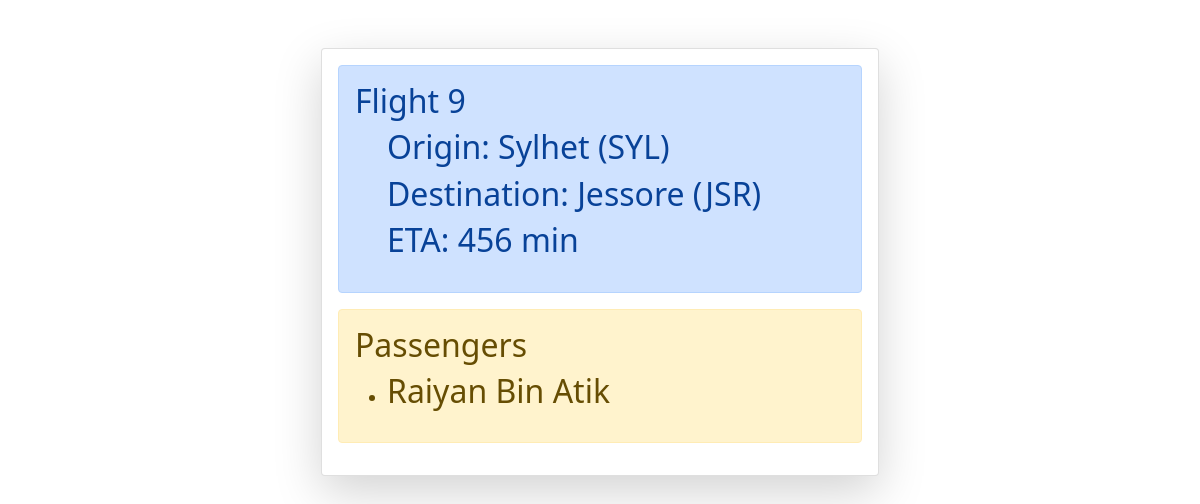
The page /flights/9/ on the database its author committed.
### flights/models.py (models this page shows, shortened)
class Flight(models.Model):
    origin = models.ForeignKey(Airport, on_delete = models.CASCADE, related_name="departures")
    destination = models.ForeignKey(Airport, on_delete = models.CASCADE, related_name="arrivals")
    duration = models.IntegerField()

class Airport(models.Model):
    code = models.CharField(max_length = 3)
    city = models.CharField(max_length = 65)
    def __str__(self):
        return f"{self.city} ({self.code})"

class Passenger(models.Model):
    first = models.CharField(max_length = 65)
    last = models.CharField(max_length = 65)
    flight = models.ManyToManyField(Flight, blank=True, related_name="passengers")
    def __str__(self):
        return f"{self.first} {self.last}"

### flights/views.py (the view)
# urls.py: path("<int:pk>/", views.detail, name = 'detail')
def detail(request, pk):
    flight = Flight.objects.get(id = pk)
    context = {
        "ID": pk,
        "flights" : Flight.objects.all(),
        "flight" : flight,
        "passengers" : Passenger.objects.all(),
        "pass" : flight.passengers.all()
    }
    return render(request, "flights/detail.html", context = context)

### flights/templates/flights/detail.html
{% extends "flights/layout.html"%} {% block content %}
<div class="container mt-5">
  <div class="col-6 mx-auto card p-3 shadow-lg">
    <div class="alert alert-primary">
      <strong>
        <h2>Flight {{flight.id}}</h2>
        <ul>
          <h2>Origin: {{flight.origin}}</h2>
          <h2>Destination: {{flight.destination}}</h2>
          <h2>ETA: {{flight.duration}} min</h2>
        </ul>
      </strong>
    </div>
    <div class="alert alert-warning">
      <strong>
        <h2>Passengers</h2>
        <ul>
          {% for passenger in pass %}
          <li><h2>{{passenger}}</h2></li>
          {% empty %}
          <li><h2>No Passenger</h2></li>
          {% endfor %}
        </ul>
      </strong>
    </div>
  </div>
</div>
{% endblock %}

### rows shown on the page
Flight: id "9", origin "Sylhet (SYL)", destination "Jessore (JSR)", duration "456"
Passenger: first+last "Raiyan Bin Atik"
